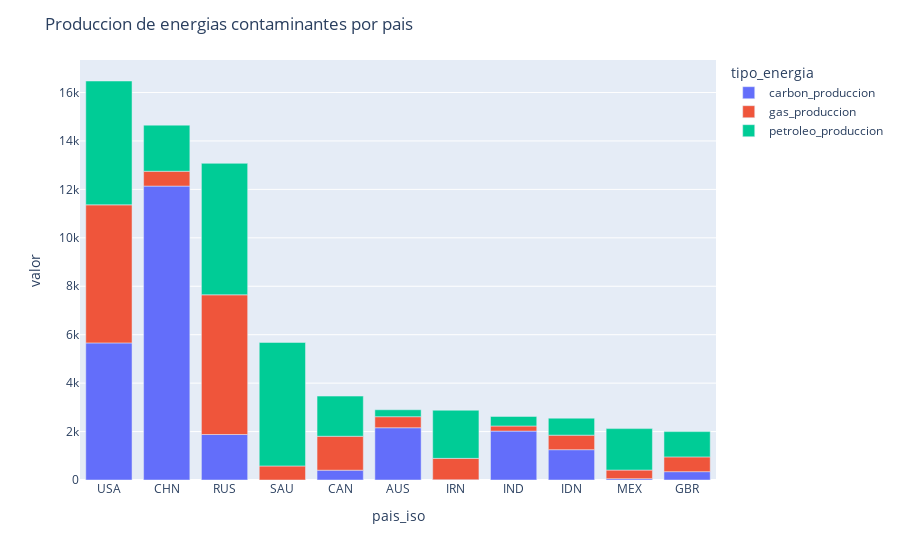

Notebook source saved alongside this figure:
### Code cell
fig, produccion_table = data_produccion.fig_and_table()
fig.update_layout(
    title='Produccion de energias contaminantes por pais',
)
fig.show()

### Figure 1 — Plotly figure (JSON) as saved in the notebook; plotly's stock layout.template omitted (floating-point values rounded to 4 significant figures)
{"data": [{"alignmentgroup": "True", "hovertemplate": "tipo_energia=carbon_produccion<br>pais_iso=%{x}<br>valor=%{y}<extra></extra>", "legendgroup": "carbon_produccion", "marker": {"color": "#636efa", "pattern": {"shape": ""}}, "name": "carbon_produccion", "offsetgroup": "carbon_produccion", "orientation": "v", "showlegend": true, "textposition": "auto", "type": "bar", "x": ["USA", "CHN", "RUS", "SAU", "CAN", "AUS", "IRN", "IND", "IDN", "MEX", "GBR"], "xaxis": "x", "y": [5660.0, 12140.0, 1879.0, 0, 405.1, 2158.0, 9.346, 2019.0, 1252.0, 56.12, 344.3], "yaxis": "y"}, {"alignmentgroup": "True", "hovertemplate": "tipo_energia=gas_produccion<br>pais_iso=%{x}<br>valor=%{y}<extra></extra>", "legendgroup": "gas_produccion", "marker": {"color": "#EF553B", "pattern": {"shape": ""}}, "name": "gas_produccion", "offsetgroup": "gas_produccion", "orientation": "v", "showlegend": true, "textposition": "auto", "type": "bar", "x": ["USA", "CHN", "RUS", "SAU", "CAN", "AUS", "IRN", "IND", "IDN", "MEX", "GBR"], "xaxis": "x", "y": [5702.0, 612.1, 5769.0, 579.4, 1401.0, 456.0, 883.9, 211.0, 599.2, 353.8, 609.4], "yaxis": "y"}, {"alignmentgroup": "True", "hovertemplate": "tipo_energia=petroleo_produccion<br>pais_iso=%{x}<br>valor=%{y}<extra></extra>", "legendgroup": "petroleo_produccion", "marker": {"color": "#00cc96", "pattern": {"shape": ""}}, "name": "petroleo_produccion", "offsetgroup": "petroleo_produccion", "orientation": "v", "showlegend": true, "textposition": "auto", "type": "bar", "x": ["USA", "CHN", "RUS", "SAU", "CAN", "AUS", "IRN", "IND", "IDN", "MEX", "GBR"], "xaxis": "x", "y": [5114.0, 1905.0, 5428.0, 5101.0, 1658.0, 287.1, 1988.0, 395.0, 702.0, 1712.0, 1044.0], "yaxis": "y"}], "layout": {"barmode": "relative", "legend": {"title": {"text": "tipo_energia"}, "tracegroupgap": 0}, "margin": {"t": 60}, "title": {"text": "Produccion de energias contaminantes por pais"}, "xaxis": {"anchor": "y", "domain": [0, 1], "title": {"text": "pais_iso"}}, "yaxis": {"anchor": "x", "domain": [0, 1], "title": {"text": "valor"}}}}
